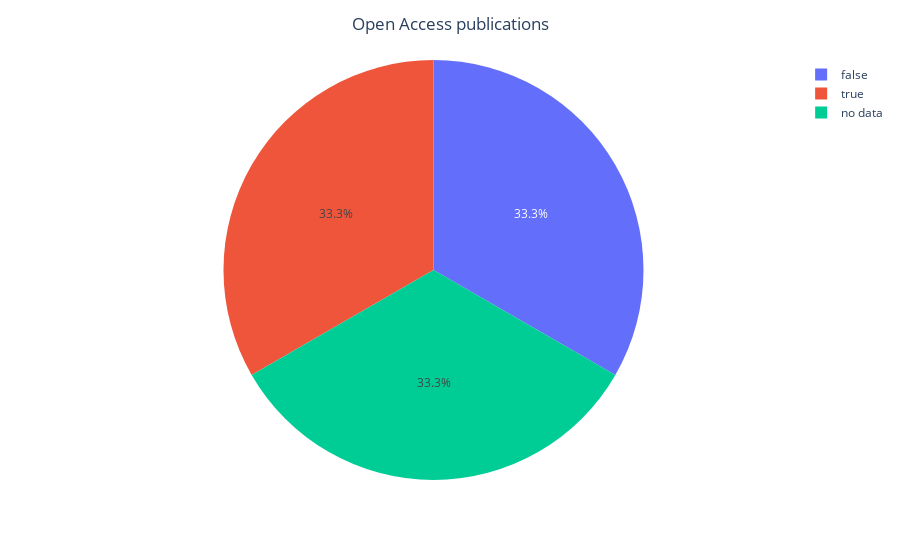

The code cell stored with this chart in its notebook:
### Markdown cell above
#### Accessibility

### Code cell
fig_1 = plots.make_access_pie(df)
fig_1.show()

### Figure 1 — Plotly figure (JSON) as saved in the notebook; plotly's stock layout.template omitted (floating-point values rounded to 4 significant figures)
{"data": [{"domain": {"x": [0, 1], "y": [0, 1]}, "hovertemplate": "label=%{label}<br>title=%{value}<extra></extra>", "labels": [false, true, "no data"], "legendgroup": "", "name": "", "showlegend": true, "type": "pie", "values": [1, 1, 1]}], "layout": {"legend": {"tracegroupgap": 0}, "margin": {"t": 60}, "title": {"text": "Open Access publications", "x": 0.5}}}
